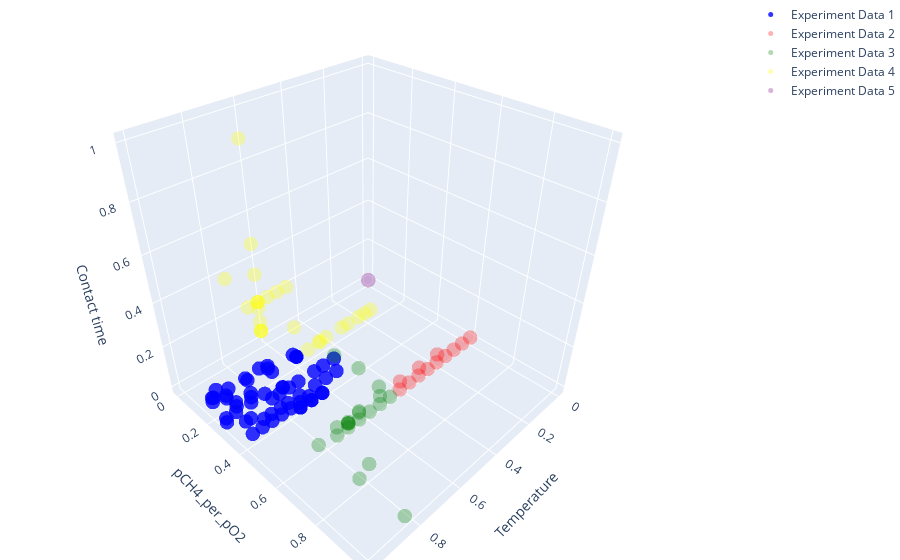

Here is the notebook cell this chart was saved with:
### Code cell
import plotly.graph_objects as go

# Assuming 'scaled_experiment_data_0' and 'scaled_experiment_data_1' are your datasets
# Replace these variable names with your actual DataFrame names
# Ensure these DataFrames have 'Temperature', 'pCH4_per_pO2', and 'Contact time' columns

fig = go.Figure()

# Adding the experiment data 1 scatter plot
fig.add_trace(go.Scatter3d(
    x=scaled_experiment_data_0['Temperature'],
    y=scaled_experiment_data_0['pCH4_per_pO2'],
    z=scaled_experiment_data_0['Contact time'],
    mode='markers',
    marker=dict(
        size=5,
        opacity=0.8,  # lower opacity
        color='blue'
    ),
    name='Experiment Data 1'
))

# Adding the experiment data 2 scatter plot
fig.add_trace(go.Scatter3d(
    x=scaled_experiment_data_1['Temperature'],
    y=scaled_experiment_data_1['pCH4_per_pO2'],
    z=scaled_experiment_data_1['Contact time'],
    mode='markers',
    marker=dict(
        size=5,
        opacity=0.3,  # higher opacity
        color='red'
    ),
    name='Experiment Data 2'
))

# Adding the experiment data 3 scatter plot
fig.add_trace(go.Scatter3d(
    x=scaled_experiment_data_2['Temperature'],
    y=scaled_experiment_data_2['pCH4_per_pO2'],
    z=scaled_experiment_data_2['Contact time'],
    mode='markers',
    marker=dict(
        size=5,
        opacity=0.3,  # higher opacity
        color='green'
    ),
    name='Experiment Data 3'
))

# Adding the experiment data 4 scatter plot
fig.add_trace(go.Scatter3d(
    x=scaled_experiment_data_3['Temperature'],
    y=scaled_experiment_data_3['pCH4_per_pO2'],
    z=scaled_experiment_data_3['Contact time'],
    mode='markers',
    marker=dict(
        size=5,
        opacity=0.3,  # higher opacity
        color='yellow'
    ),
    name='Experiment Data 4'
))

# Adding the experiment data 5 scatter plot
fig.add_trace(go.Scatter3d(
    x=scaled_experiment_data_4['Temperature'],
    y=scaled_experiment_data_4['pCH4_per_pO2'],
    z=scaled_experiment_data_4['Contact time'],
    mode='markers',
    marker=dict(
        size=5,
        opacity=0.3,  # higher opacity
        color='purple'
    ),
    name='Experiment Data 5'
))

# Setting the layout for the 3D plot
fig.update_layout(
    margin=dict(l=0, r=0, b=0, t=0),
    scene=dict(
        xaxis_title='Temperature',
        yaxis_title='pCH4_per_pO2',
        zaxis_title='Contact time'
    ),
    title='3D Scatter Plot of Variables'
)

fig.show()

### Figure 1 — Plotly figure (JSON) as saved in the notebook; plotly's stock layout.template omitted (floating-point values rounded to 4 significant figures)
{"data": [{"marker": {"color": "blue", "opacity": 0.8, "size": 5}, "mode": "markers", "name": "Experiment Data 1", "type": "scatter3d", "x": [0.7953, 0.8642, 0.9741, 0.8621, 0.9224, 0.9677, 0.9892, 0.9871, 0.8578, 0.9246, 0.9957, 0.6056, 0.7177, 0.9267, 0.9741, 0.8578, 0.9246, 0.9957, 0.7543, 0.7543, 0.7177, 0.9267, 0.9741, 0.8599, 0.9353, 1, 0.7543, 0.7543, 0.5819, 0.6358, 0.6789, 0.7543, 0.7974, 0.8405, 0.8728, 0.5711, 0.625, 0.6789, 0.7543, 0.8082, 0.8405, 0.8836, 0.9159, 0.8405, 0.7112, 0.7543, 0.7974, 0.8836, 0.9267, 0.9698, 0.7543, 0.7543, 0.7004, 0.6466, 0.7004, 0.6466, 0.7543, 0.8621], "y": [0.22, 0.24, 0.2, 0.34, 0.34, 0.4, 0.4, 0.34, 0.24, 0.24, 0.28, 0.18, 0.16, 0.18, 0.16, 0.24, 0.24, 0.28, 0.3, 0.3, 0.16, 0.18, 0.16, 0.22, 0.22, 0.22, 0.4, 0.4, 0.4, 0.4, 0.4, 0.4, 0.4, 0.4, 0.4, 0.4, 0.4, 0.4, 0.4, 0.4, 0.4, 0.4, 0.4, 0.4, 0.4, 0.4, 0.4, 0.4, 0.4, 0.4, 0.4, 0.4, 0.4, 0.4, 0.4, 0.4, 0.4, 0.4], "z": [0.1042, 0.1042, 0.1042, 0.1042, 0.1042, 0.1042, 0.1042, 0.1042, 0.01389, 0.01389, 0.01389, 0.02778, 0.02778, 0.02778, 0.03472, 0.03472, 0.03472, 0.03472, 0.03472, 0.03472, 0.01389, 0.01389, 0.01389, 0.09722, 0.09722, 0.09722, 0.25, 0.25, 0.1319, 0.1319, 0.1319, 0.1319, 0.1319, 0.1319, 0.1319, 0.0625, 0.0625, 0.0625, 0.0625, 0.0625, 0.0625, 0.0625, 0.0625, 0.02778, 0.02778, 0.02778, 0.02778, 0.02778, 0.02778, 0.02778, 0, 0, 0, 0, 0, 0, 0.25, 0.25]}, {"marker": {"color": "red", "opacity": 0.3, "size": 5}, "mode": "markers", "name": "Experiment Data 2", "type": "scatter3d", "x": [0, 0.05388, 0.1078, 0.1616, 0.2155, 0.2694, 0.3233, 0.3772, 0.431, 0.2155, 0.3233, 0.431], "y": [0.6, 0.6, 0.6, 0.6, 0.6, 0.6, 0.6, 0.6, 0.6, 0.6, 0.6, 0.6], "z": [0.006944, 0.006944, 0.006944, 0.006944, 0.006944, 0.006944, 0.006944, 0.006944, 0.006944, 0.04861, 0.04861, 0.04861]}, {"marker": {"color": "green", "opacity": 0.3, "size": 5}, "mode": "markers", "name": "Experiment Data 3", "type": "scatter3d", "x": [0.7759, 0.6466, 0.7543, 0.7543, 0.6466, 0.8405, 0.8405, 0.8405, 0.7004, 0.7004, 0.7004, 0.7004, 0.4849, 0.5388, 0.5927, 0.6466, 0.7004, 0.7543, 0.5388, 0.6466, 0.7543], "y": [0.78, 0.6, 0.6, 0.8, 0.6, 0.6, 0.8, 1.0, 0.6, 0.6, 0.6, 0.6, 0.6, 0.6, 0.6, 0.6, 0.6, 0.6, 0.6, 0.6, 0.6], "z": [0.02778, 0.04167, 0.3819, 0.3819, 0.2569, 0.02778, 0.02778, 0.02778, 0.03472, 0.02778, 0.02778, 0.02778, 0.006944, 0.006944, 0.006944, 0.006944, 0.006944, 0.006944, 0.04861, 0.04861, 0.04861]}, {"marker": {"color": "yellow", "opacity": 0.3, "size": 5}, "mode": "markers", "name": "Experiment Data 4", "type": "scatter3d", "x": [0.7543, 0.625, 0.6681, 0.7112, 0.7543, 0.7974, 0.7543, 0.7543, 0.7543, 0.7543, 0.7543, 0.7543, 0.7543, 0.7543, 0.7543, 0.7543, 0.7004, 0.3879, 0.4203, 0.4526, 0.5065, 0.5388, 0.6142, 0.6466, 0.7543, 0.6466], "y": [0.2, 0.2, 0.2, 0.2, 0.2, 0.2, 0, 0.2, 0.4, 0.2, 0.2, 0.2, 0.2, 0.2, 0.2, 0.2, 0.4, 0.4, 0.4, 0.4, 0.4, 0.4, 0.4, 0.4, 0.2, 0.4], "z": [0.3819, 0.3819, 0.3819, 0.3819, 0.3819, 0.3819, 0.3819, 0.3819, 0.3819, 0.25, 1.0, 0.625, 0.5, 0.3542, 0.2917, 0.25, 0.25, 0.2569, 0.2569, 0.2569, 0.2569, 0.2569, 0.2569, 0.2569, 0.25, 0.25]}, {"marker": {"color": "purple", "opacity": 0.3, "size": 5}, "mode": "markers", "name": "Experiment Data 5", "type": "scatter3d", "x": [0], "y": [0], "z": [0]}], "layout": {"margin": {"b": 0, "l": 0, "r": 0, "t": 0}, "scene": {"xaxis": {"title": {"text": "Temperature"}}, "yaxis": {"title": {"text": "pCH4_per_pO2"}}, "zaxis": {"title": {"text": "Contact time"}}}, "title": {"text": "3D Scatter Plot of Variables"}}}
